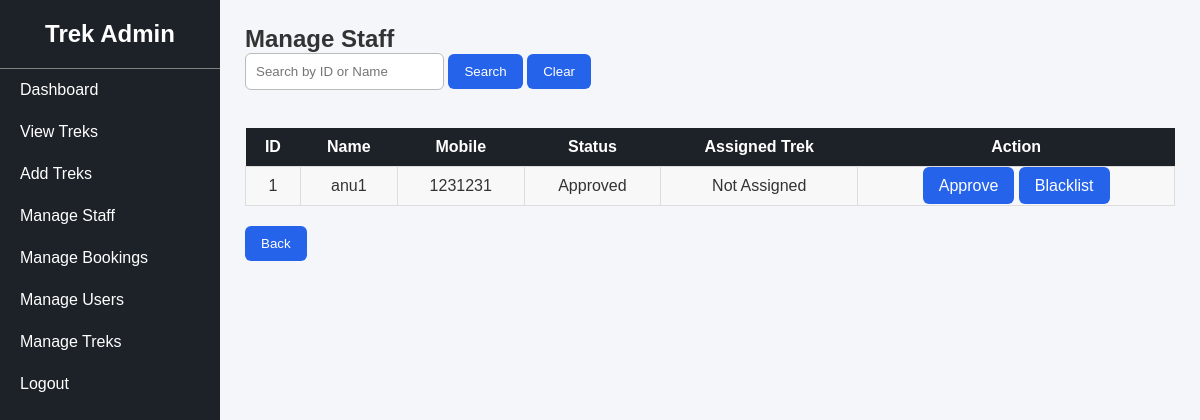
/manage_staff (signed in), run on an earlier commit of the app's database.
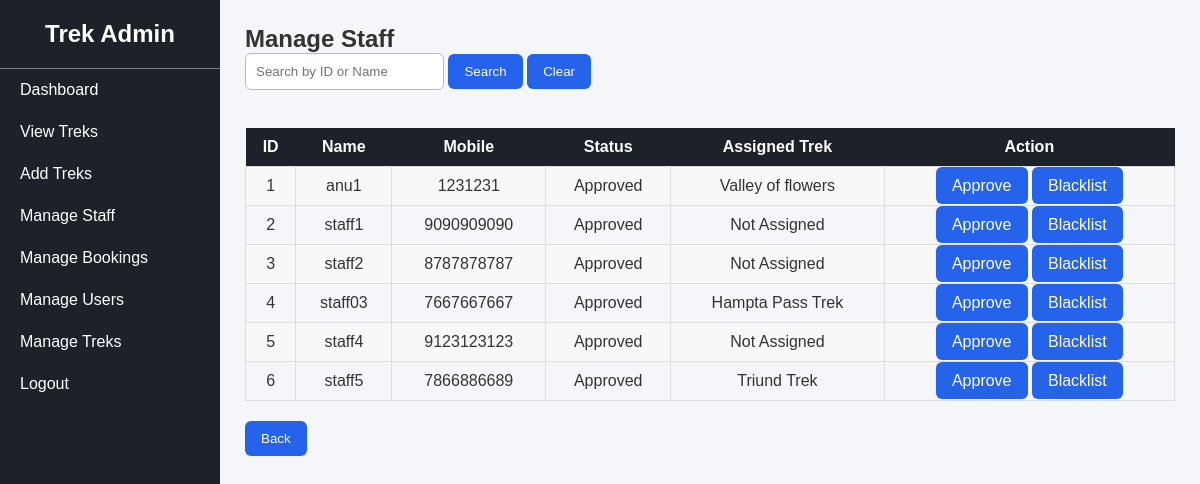
And on a later commit of the database.
### tables this page shows
CREATE TABLE staff(
                 id INTEGER PRIMARY KEY AUTOINCREMENT,
                 name TEXT NOT NULL,
                 mobile INTEGER,
                 assigned_trek TEXT ,
                 status TEXT NOT NULL);

### app.py (the view)
@app.route("/manage_staff")
def manage_staff():
    if "user" not in session or session["user"] != "admin":
        return "Access Denied"
    conn = get_db_connnection()
    search = request.args.get("search", "")
    if search:
        staff = conn.execute("""
            SELECT *
            FROM staff
            WHERE name LIKE ?
            OR CAST(id AS TEXT) LIKE ?
        """, ("%" + search + "%", "%" + search + "%")).fetchall()
    else:
        staff = conn.execute("""
            SELECT *
            FROM staff
        """).fetchall()
    conn.close()
    return render_template("manage_staff.html", staff=staff)

### app.py (called while the page is built)
def get_db_connnection():
    conn = sqlite3.connect("database.db")
    conn.row_factory =sqlite3.Row
    return conn

### templates/manage_staff.html
{% extends "admin_base.html" %}
{% block content %}
<h2>Manage Staff</h2>
<form method="GET">
    <input
        type="text"
        name="search"
        placeholder="Search by ID or Name">
    <button type="submit" class="sbtn">
        Search
    </button>
    <a href="/manage_staff">
    <button type="button" class="sbtn"> Clear </button>
    </a>
</form>
<br>
<table>
<tr>
    <th>ID</th>
    <th>Name</th>
    <th>Mobile</th>
    <th>Status</th>
    <th>Assigned Trek</th>
    <th>Action</th>
</tr>
{% for s in staff %}
<tr>
    <td>{{ s["id"] }}</td>
    <td>{{ s["name"] }}</td>
    <td>{{ s["mobile"] }}</td>
    <td>{{ s["status"] }}</td>
    <td>{{ s["assigned_trek"] }}</td>
    <td>
        <a href="/approve_staff/{{ s['id'] }}" class="btn btn-success">Approve</a>
        <a href="/blacklist_staff/{{ s['id'] }}" class="btn btn-danger">Blacklist</a>
    </td>
</tr>
{% endfor %}
</table>
<a href="/admin_dashboard"><button type="button" class="sbtn" style="margin-top: 20px;">Back</button></a>
{% endblock %}

What changed in the data, as far as the page shows it:
changed staff "anu1": assigned_trek "Not Assigned" → "Valley of flowers"
added staff: id "2", name "staff1", mobile "9090909090", status "Approved", assigned_trek "Not Assigned"
added staff: id "3", name "staff2", mobile "8787878787", status "Approved", assigned_trek "Not Assigned"
added staff: id "4", name "staff03", mobile "7667667667", status "Approved", assigned_trek "Hampta Pass Trek"
added staff: id "5", name "staff4", mobile "9123123123", status "Approved", assigned_trek "Not Assigned"
added staff: id "6", name "staff5", mobile "7866886689", status "Approved", assigned_trek "Triund Trek"
